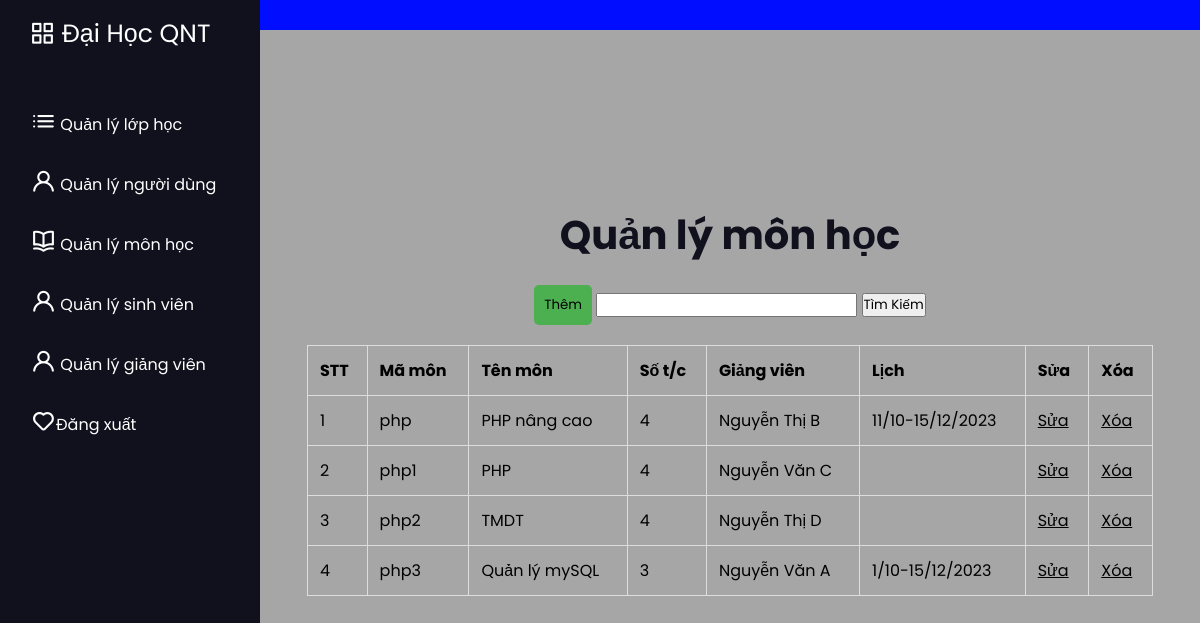
The app's page /admin/qlmon/quanlymonhoc.php with its own data.
### tables this page shows
CREATE TABLE `monhoc` (
  `MaMon` varchar(50) NOT NULL,
  `TenMon` varchar(100) NOT NULL,
  `SoTinChi` int(5) NOT NULL,
  `MaGV` int(50) NOT NULL,
  `Lich` varchar(50) NOT NULL
);

CREATE TABLE `giangvien` (
  `MaGV` int(10) NOT NULL,
  `HoTen` varchar(50) NOT NULL,
  `NgaySinh` date NOT NULL,
  `GioiTinh` varchar(20) NOT NULL,
  `Email` varchar(100) NOT NULL,
  `DiaChi` varchar(200) NOT NULL
);

### connect/connDB.php (called while the page is built, shortened)
<?php
    function executeResult($sql){
        $conn = mysqli_connect(host, username, pass, db);
        $resultset = mysqli_query($conn, $sql);
        $list = [];
        while ($row = mysqli_fetch_array($resultset, 1)) {
            $list[] = $row;
        }
        return $list;
    }

### admin/qlmon/quanlymonhoc.php (the view, shortened to what this page needs)
<?php
    require_once("D:/PHP/xampp/htdocs/BTL_PHP/connect/connDB.php");
?>
<!DOCTYPE html>
<html lang="en">
<head>
    <link rel="stylesheet" href="/BTL_PHP/admin/admin.css">
    <link rel="stylesheet" href="https://unicons.iconscout.com/release/v4.0.8/css/line.css">
</head>
<body>
    <nav class="sidebar">
        <a href="/BTL_PHP/admin/admin.html" class="logo"><i class="uil uil-apps"></i> Đại Học QNT</a>
        <div class="menu-content">
            <ul class="menu-items">
                <li class="item">
                    <a href="/BTL_PHP/admin/qllop/quanlylophoc.php"><i class="uil uil-list-ul"></i> Quản lý lớp học </a>
                </li>
                <li class="item">
                    <a href="/BTL_PHP/admin/qltk/quanlynguoidung.php"><i class="uil uil-user"></i> Quản lý người dùng</a>
                </li>
                <li class="item">
                    <a href="/BTL_PHP/admin/qlmon/quanlymonhoc.php"><i class="uil uil-book-open"></i> Quản lý môn học</a>
                </li>
                <li class="item">
                    <a href="/BTL_PHP/admin/qlsv/quanlysinhvien.php"><i class="uil uil-user"></i> Quản lý sinh viên</a>
                </li>
                <li class="item">
                    <a href="/BTL_PHP/admin/qlgv/quanlygiangvien.php"><i class="uil uil-user"></i> Quản lý giảng viên</a>
                </li>
                <li class="item">
                    <a href="/BTL_PHP/login/index.php"><i class="uil uil-heart"></i>Đăng xuất</a>
                </li>
            </ul>
        </div>
    </nav>
    <nav class="navbar"></nav>
    <main class="main" id="content">
        <form action="" method="post">
            <h1>Quản lý môn học</h1>
            <div class="manage-container">
                <button class="manage-button" name="Them"><a href="Them.php">Thêm</a></button>
                <input type="text" name="timkiem">
                <input type="submit" name="btnTim" value="Tìm Kiếm">
            </div>
            <table id="myTable">
                <tr>
                    <td><b>STT</b></td>
                    <td><b>Mã môn</b></td>
                    <td><b>Tên môn</b></td>
                    <td><b>Số t/c</b></td>
                    <td><b>Giảng viên</b></td>
                    <td><b>Lịch</b></td>
                    <td><b>Sửa</b></td>
                    <td><b>Xóa</b></td>
                </tr>
                <?php
                    if (isset($_POST["btnTim"])) {
                        $tim = $_POST['timkiem'];
                        if (!empty($tim)) {
                            $sql = "SELECT * FROM monhoc
                                    LEFT JOIN giangvien ON monhoc.MaGV = giangvien.MaGV
                                    WHERE monhoc.MaMon LIKE '%$tim%' OR monhoc.TenMon LIKE '%$tim%'
                                    OR monhoc.SoTinChi LIKE '%$tim%' OR giangvien.HoTen LIKE '%$tim%'";
                        }else {
                            $sql = "SELECT * FROM monhoc
                                    LEFT JOIN giangvien ON monhoc.MaGV = giangvien.MaGV";
                        }
                    }else {
                        $sql = "SELECT * FROM monhoc
                                LEFT JOIN giangvien ON monhoc.MaGV = giangvien.MaGV";
                    }
                    $monList = executeResult($sql);
                    $stt = 1;
                    if (!empty($monList)) {
                        foreach ($monList as $mon) {
                            echo "<tr>";
                            echo "<td>$stt</td>";
                            echo "<td>" . $mon["MaMon"] . "</td>";
                            echo "<td>" . $mon["TenMon"] . "</td>";
                            echo "<td>" . $mon["SoTinChi"] . "</td>";
                            echo "<td>" . $mon["HoTen"] . "</td>";
                            echo "<td>" . $mon["Lich"] . "</td>";
                            echo "<td><a href='Sua.php?id=" . $mon["MaMon"] . "'>Sửa</a></td>";
                            echo "<td><a href='Xoa.php?id=" . $mon["MaMon"] . "' onclick='return confirm(\"Bạn có chắc chắn muốn xóa?\")'>Xóa</a></td>";
                            echo "</tr>";
                            $stt++;
                        }
                    } else {
                        echo "<tr><td colspan='5'>Không có lớp học.</td></tr>";
                    }
                ?>
            </table>
        </form>
    </main>
</body>
</html>

### admin/admin.css (style rules this page uses)
* { margin: 0; padding: 0; box-sizing: border-box; font-family: "Poppins", sans-serif; }
.sidebar { position: fixed; height: 100%; width: 260px; background: #11101d; padding: 15px; z-index: 99; }
.logo { font-size: 25px; padding: 0 15px; }
.sidebar a { color: #fff; text-decoration: none; }
.menu-content { position: relative; height: 100%; width: 100%; margin-top: 40px; overflow-y: scroll; }
i.uil.uil:before { font-size: 25px; }
.menu-items { height: 100%; width: 100%; list-style: none; transition: all 0.4s ease; }
.item a, .submenu-item { padding: 16px; display: inline-block; width: 100%; border-radius: 12px; }
.item i { font-size: 12px; }
.navbar, .main { left: 260px; width: calc(100% - 260px); transition: all 0.5s ease; z-index: 1000; }
.navbar { position: fixed; color: #fff; padding: 15px 20px; font-size: 25px; background: #000dff; cursor: pointer; }
.main { position: relative; display: flex; align-items: center; justify-content: center; height: 100vh; z-index: 100; background: #a7a6a6; }
.main h1 { color: #11101d; font-size: 40px; text-align: center; }
a { color: black; }

### admin/qlmon/quanlymonhoc.php (style rules this page uses)
table { border-collapse: collapse; width: 100%; margin-top: 20px; }
table, th, td { border: 1px solid #ddd; }
th, td { padding: 12px; text-align: left; }
form { width: 90%; }
.manage-container { margin-top: 10px; display: block; text-align: center; }
.manage-button { padding: 10px; background-color: #4CAF50; color: white; border: none; border-radius: 5px; cursor: pointer; margin-top: 10px; }
.manage-button a { text-decoration: none; }

### records on screen
monhoc: MaMon "php", TenMon "PHP nâng cao", SoTinChi "4", MaGV.HoTen "Nguyễn Thị B", Lich "11/10-15/12/2023"
monhoc: MaMon "php1", TenMon "PHP", SoTinChi "4", MaGV.HoTen "Nguyễn Văn C"
monhoc: MaMon "php2", TenMon "TMDT", SoTinChi "4", MaGV.HoTen "Nguyễn Thị D"
monhoc: MaMon "php3", TenMon "Quản lý mySQL", SoTinChi "3", MaGV.HoTen "Nguyễn Văn A", Lich "1/10-15/12/2023"
